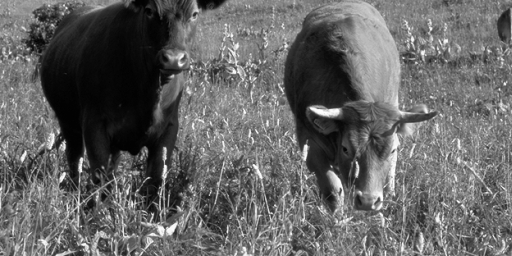
#> input picture hw-1/natIMG.jpg, 512 x 256 px
$ jupyter execute --allow-errors 'Programming and Visualisation-3.ipynb'   (shell and % lines are left out)
#> lines starting #> are read from the running program, lines starting #| are printed output that depends on the picture
# Programming and Visualisation

This exercise is to familiarize yourself with one of the programming environments and introduce standard ways of visualisation. Possible options are Python, R, Julia or MATLAB. For more details, see the programming resources on ISIS.The submission procedure (upload to ISIS) can be found in the organizational slides.

## 1.1 Scatter and Line Plots (3 points)

(a) Read the data in the file expDat.txt (available on ISIS). Each row contains the number of events (of 20 observed processes) counted in one of 100 subsequent time intervals. The first column contains the respective time index. Each other column corresponds to one of 20 different observed processes.

[cell 1]
import numpy as np
import csv
#> (the rest of this cell did not finish here and is left out)

(b) Create a line plot – one line for each column where the X-axis refers to time index.

[cell 2]
import matplotlib.pyplot as plt
t = np.arange(100)
#> (the rest of this cell did not finish here and is left out)

(c) Create a scatter plot matrix for the first 5 columns (i.e., 25 pairwise scatter plots).

[cell 3]
import pandas as pd

#> (the rest of this cell did not finish here and is left out)

(d) Compute the covariance matrix by centering & matrix multiplication – without looping over
the data. Plot this matrix with a heatplot and compare it to the result when using inbuilt
functions such as cov or cor.

#> (a cell that did not finish here is left out)

#> (a cell that did not finish here is left out)

## 1.2 Plotting 3d (5 points)

(a) Read the data contained in the file pca-data-3d.txt.

#> (a cell that did not finish here is left out)

(b) Make a scatter plot matrix for all the columns.

#> (a cell that did not finish here is left out)

(c) Visualize the data in 3d. How do you interpret your results?

[cell 8]
from mpl_toolkits.mplot3d import Axes3D
fig = plt.figure()
ax = Axes3D(fig)
#> (the rest of this cell did not finish here and is left out)

(d) Pick the first two dimensions and plot the data in a scatter plot. Project the 2d data onto
the unit vectors with angles 0, 15, ..., 180 degrees from the x-axis and compute the variance
along these directions. Plot variance against angle.

#> (a cell that did not finish here is left out)

## 1.3 Data Processing: Image data (2 points)

(a) Read in the data from the file natIMG.jpg.

[cell 10]
import matplotlib.image as mpimg

img=mpimg.imread('natIMG.jpg')
#> img is the input picture: shape (256, 512); min 0, max 255, mean 100.6

(b) Plot the data using a heatmap with a ’color’ scale ranging from black (minimal value of all
image pixels) to white (maximal occuring pixel value).

[cell 11]
imgplot=plt.imshow(img,cmap='gray')
plt.colorbar()
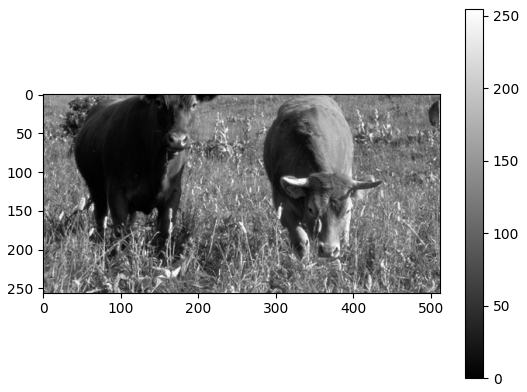
#> figure drawn by matplotlib, 2 panels

(c) Sample 100 image patches of size 10x10=100 pixels.

[cell 12]
import random
patches=[]
for i in range(100):
    x=random.randint(0, img.shape[0]-10)
    y=random.randint(0, img.shape[1]-10)
    patch=img[x:x+10, y:y+10]
    patches.append(patch)
#> after the loop, patches = 100 items

(d) Plot these patches using the same color scheme as above.

[cell 13]
fig = plt.figure()
for i in range(100):
    a=fig.add_subplot(10,10,i+1)
    a.imshow(patches[i],cmap='gray')
    a.axis('off')
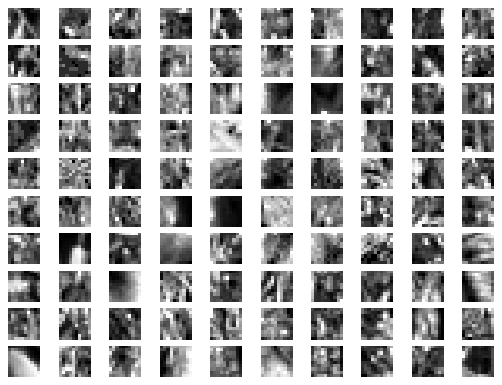
#> figure drawn by matplotlib, 100 panels
